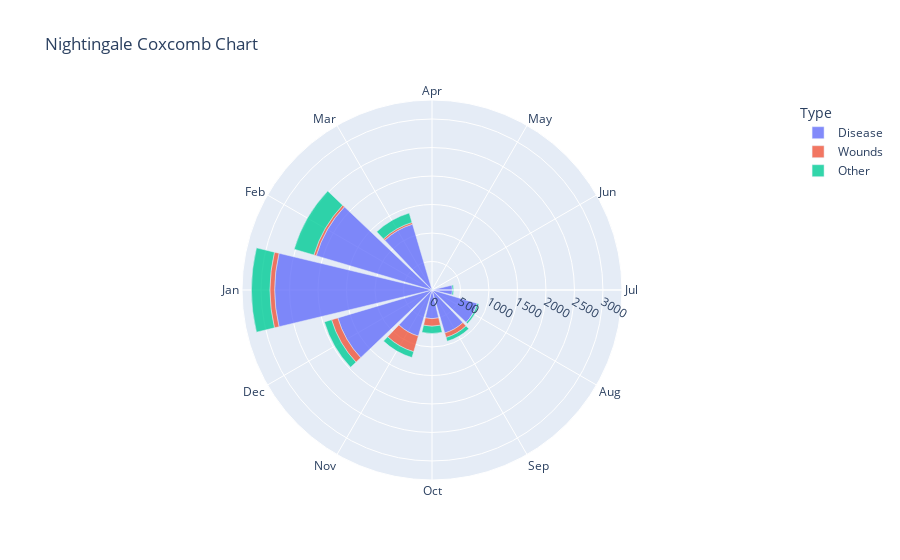

Source (notebook cell):
### Code cell
#Playing with some different coxcombs before using the example we got given

fig = px.bar_polar(
    Nightviz,
    r="Deaths",          
    theta="Month",      
    color="Type",      
    title="Nightingale Coxcomb Chart",
    
)

fig.update_layout(
   # matches your theme
    polar=dict(
        radialaxis=dict(showticklabels=True, ticks=''),
        angularaxis=dict(direction='clockwise')  
    )
)
fig.update_traces(opacity=0.8)
fig.update_layout(showlegend=True)
fig.show()

### Figure 1 — Plotly figure (JSON) as saved in the notebook; plotly's stock layout.template omitted (floating-point values rounded to 4 significant figures)
{"data": [{"hovertemplate": "Type=Disease<br>Deaths=%{r}<br>Month=%{theta}<extra></extra>", "legendgroup": "Disease", "marker": {"color": "#636efa", "pattern": {"shape": ""}}, "name": "Disease", "opacity": 0.8, "r": [1, 12, 11, 359, 828, 788, 503, 844, 1725, 2761, 2120, 1205], "showlegend": true, "subplot": "polar", "theta": ["Apr", "May", "Jun", "Jul", "Aug", "Sep", "Oct", "Nov", "Dec", "Jan", "Feb", "Mar"], "type": "barpolar"}, {"hovertemplate": "Type=Wounds<br>Deaths=%{r}<br>Month=%{theta}<extra></extra>", "legendgroup": "Wounds", "marker": {"color": "#EF553B", "pattern": {"shape": ""}}, "name": "Wounds", "opacity": 0.8, "r": [0, 0, 0, 0, 1, 81, 132, 287, 114, 83, 42, 32], "showlegend": true, "subplot": "polar", "theta": ["Apr", "May", "Jun", "Jul", "Aug", "Sep", "Oct", "Nov", "Dec", "Jan", "Feb", "Mar"], "type": "barpolar"}, {"hovertemplate": "Type=Other<br>Deaths=%{r}<br>Month=%{theta}<extra></extra>", "legendgroup": "Other", "marker": {"color": "#00cc96", "pattern": {"shape": ""}}, "name": "Other", "opacity": 0.8, "r": [5, 9, 6, 23, 30, 70, 128, 106, 131, 324, 361, 172], "showlegend": true, "subplot": "polar", "theta": ["Apr", "May", "Jun", "Jul", "Aug", "Sep", "Oct", "Nov", "Dec", "Jan", "Feb", "Mar"], "type": "barpolar"}], "layout": {"barmode": "relative", "legend": {"title": {"text": "Type"}, "tracegroupgap": 0}, "polar": {"angularaxis": {"direction": "clockwise", "rotation": 90}, "domain": {"x": [0, 1], "y": [0, 1]}, "radialaxis": {"showticklabels": true, "ticks": ""}}, "showlegend": true, "title": {"text": "Nightingale Coxcomb Chart"}}}
